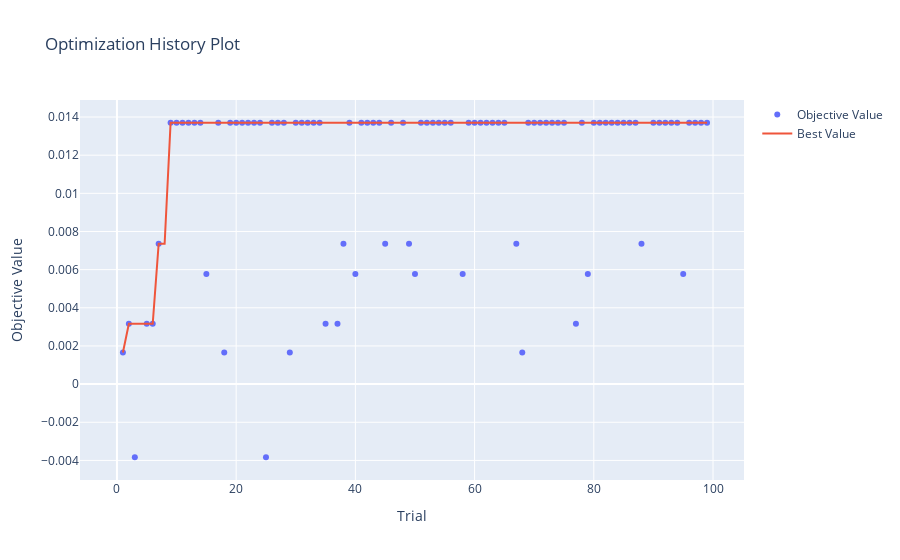

The code cell stored with this chart in its notebook:
### Code cell
# visualize stuff
import optuna
import plotly
from optuna.visualization import plot_optimization_history
from optuna.visualization import plot_slice
from optuna.visualization import plot_param_importances

plot_optimization_history(study)
